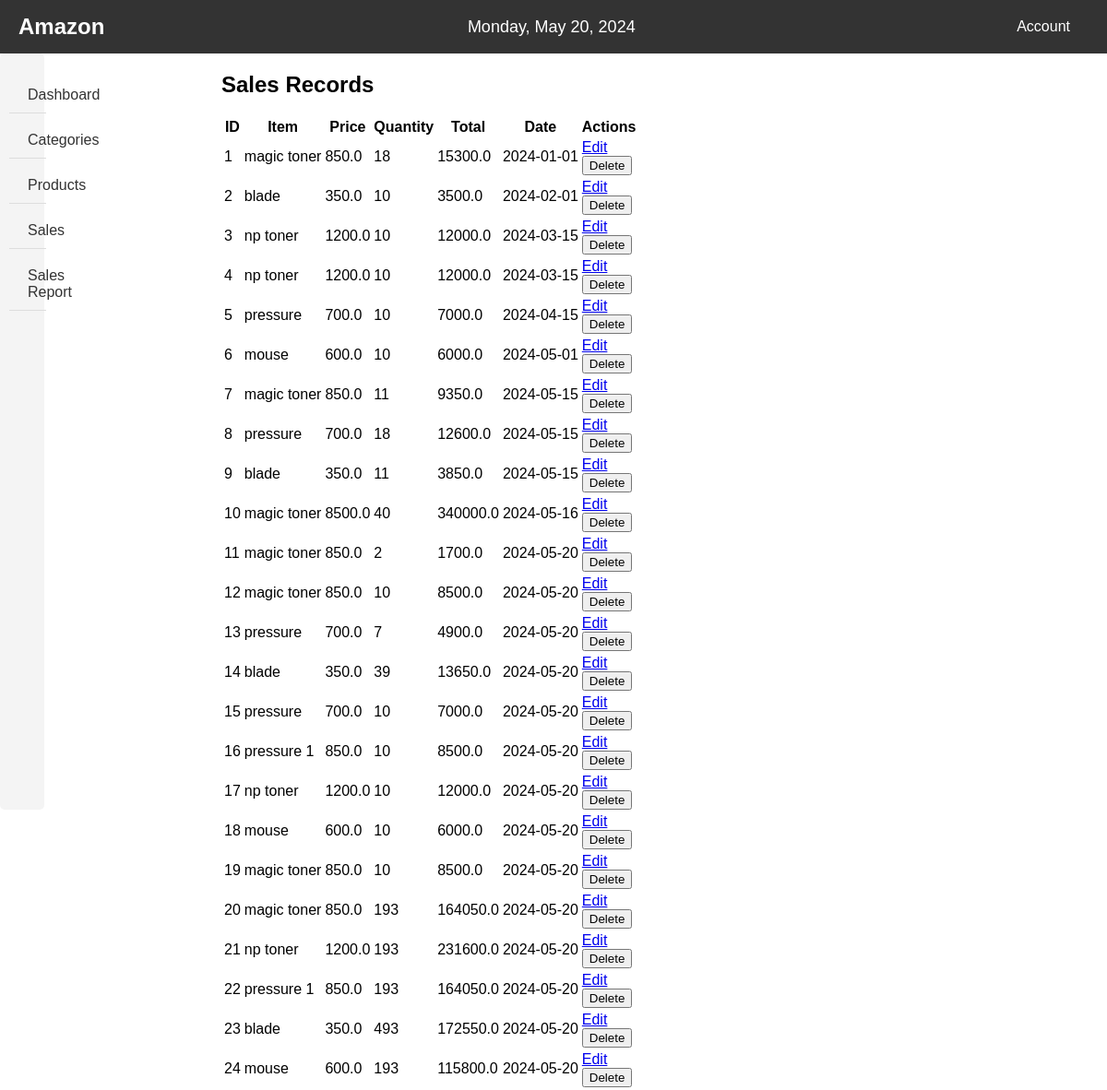
/view_sales, run on an earlier commit of the app's database.
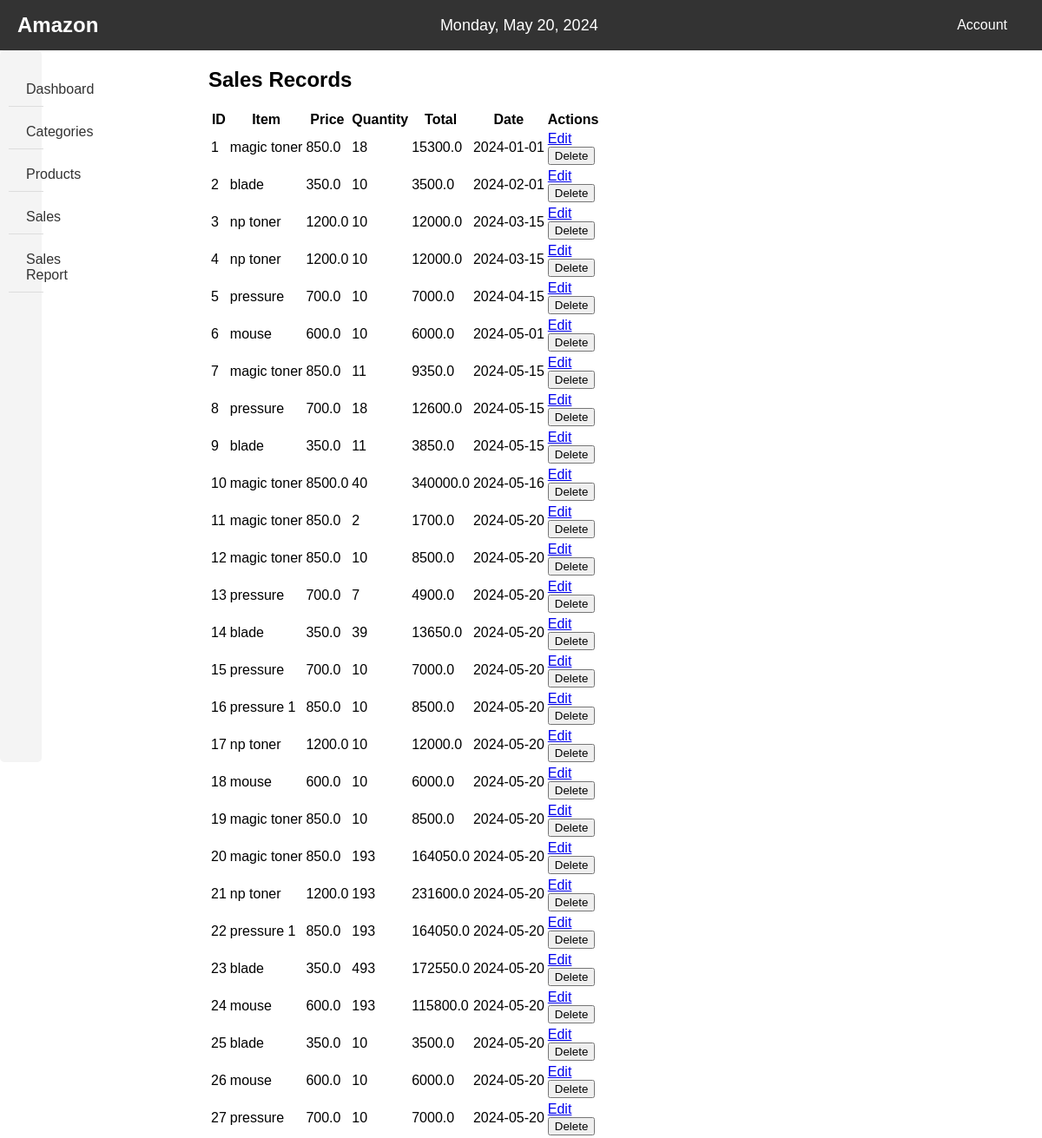
And on a later commit of the database.
### app.py (models this page shows, shortened)
class Sale(db.Model):
    id = db.Column(db.Integer, primary_key=True)
    item = db.Column(db.String(100), nullable=False)
    price = db.Column(db.Float, nullable=False)
    quantity = db.Column(db.Integer, nullable=False)
    total = db.Column(db.Float, nullable=False)
    date = db.Column(db.Date, nullable=False)
    product_id = db.Column(db.Integer, db.ForeignKey('product.id'))  # Add a foreign key to the Product model
    product = db.relationship('Product', backref=db.backref('sales', lazy=True))  # Establish a one-to-many relationship

### app.py (the view)
@app.route('/view_sales')
def view_sales():
    sales = Sale.query.all()
    return render_template('view_sales.html', sales=sales)

### templates/view_sales.html (shortened to what this page needs)
<!DOCTYPE html>
<html lang="en">
<head>
    <link rel="stylesheet" href="../static/css/view_sales.css">
</head>
<body>
    <header>
        <div class="header-left">
            <div class="logo">
                <h1>Amazon</h1>
            </div>
        </div>
        <div class="header-middle">
            <div class="date">
            </div>
        </div>
        <div class="header-right">
            <div class="dropdown">
                <button class="dropbtn">Account</button>
            </div>
        </div>
    </header>
    <main>
        <div class="sections-container">
            <aside>
                <nav class="section1">
                    <ul>
                        <li><a href="{{ url_for('admin_dashboard') }}">Dashboard</a></li>
                        <li class="dropdown" id="categoriesDropdown">
                            <a href="#">Categories</a>
                        </li>
                        <li class="dropdown">
                            <a href="#">Products</a>
                        </li>
                        <li class="dropdown">
                            <a href="#">Sales</a>
                        </li>
                        <li class="dropdown">
                            <a href="#">Sales Report</a>
                        </li>
                    </ul>
                </nav>
            </aside>
            <article>
                <h1>Sales Records</h1>
                <table>
                    <thead>
                        <tr>
                            <th>ID</th>
                            <th>Item</th>
                            <th>Price</th>
                            <th>Quantity</th>
                            <th>Total</th>
                            <th>Date</th>
                            <th>Actions</th>
                        </tr>
                    </thead>
                    <tbody>
                        {% for sale in sales %}
                        <tr>
                            <td>{{ sale.id }}</td>
                            <td>{{ sale.item }}</td>
                            <td>{{ sale.price }}</td>
                            <td>{{ sale.quantity }}</td>
                            <td>{{ sale.total }}</td>
                            <td>{{ sale.date }}</td>
                            <td>
                                <a href="{{ url_for('edit_sale', id=sale.id) }}">Edit</a>
                                <form action="{{ url_for('delete_sale', id=sale.id) }}" method="POST">
                                    <button type="submit" onclick="return confirm('Are you sure you want to delete this sale record?')">Delete</button>
                                </form>
                            </td>
                        </tr>
                        {% endfor %}
                    </tbody>
                </table>
            </article>
        </div>
    </main>
</body>
</html>

### static/css/view_sales.css (style rules this page uses)
body { font-family: Arial, sans-serif; margin: 0; padding: 0; }
header { background-color: #333; color: #fff; padding: 10px 20px; display: flex; justify-content: space-between; align-items: center; }
.logo h1 { margin: 0; padding: 0; font-size: 24px; }
.header-middle { flex-grow: 1; text-align: center; }
.date { margin: 0; padding: 0; font-size: 18px; }
.dropdown { position: relative; display: inline-block; }
.dropbtn { background-color: #333; color: white; padding: 10px 20px; font-size: 16px; border: none; cursor: pointer; }
nav { background-color: #f4f4f4; padding: 10px; border-radius: 5px; width: calc(20% - 20px); min-height: 100vh; margin-right: 20px; }
nav ul { list-style-type: none; padding: 0; display: flex; flex-direction: column; }
nav ul li { margin-bottom: 10px; padding: 10px 20px; border-bottom: 1px solid #ddd; }
nav ul li a { text-decoration: none; color: #333; }
.sections-container { display: flex; }
aside { width: 20%; }
article { width: 80%; }

What changed in the data, as far as the page shows it:
added Sale: id "25", item "blade", price "350.0", quantity "10", total "3500.0", date "2024-05-20"
added Sale: id "26", item "mouse", price "600.0", quantity "10", total "6000.0", date "2024-05-20"
added Sale: id "27", item "pressure", price "700.0", quantity "10", total "7000.0", date "2024-05-20"
